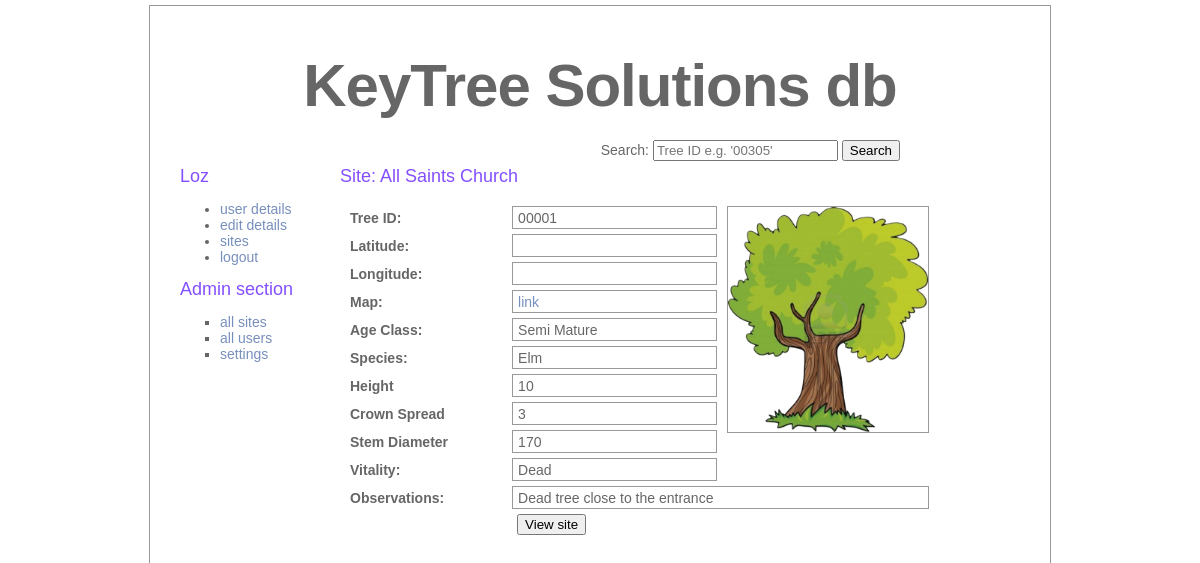
The app's page /pages/login/user_logged_on_site_tree_details.php?siteName=All Saints Church&siteShortcode=ASTC&siteTreeID=1 (signed in) with its own data.
### tables this page shows
CREATE TABLE treedata_site_trees (
    shortcode VARCHAR(4),
    tree_id INT,
    name VARCHAR(255),
    description VARCHAR(1000),
    latitude VARCHAR(20),
    longitude VARCHAR(20),
    species INT,
    image VARCHAR(50),
    age_class INT,
    height VARCHAR(3),
    crown_spread VARCHAR(14),
    stem_diameter VARCHAR(20),
    vitality INT,
    PRIMARY KEY (shortcode, tree_id),
    FOREIGN KEY (shortcode) REFERENCES treedata_sites(shortcode) ON DELETE CASCADE,
    FOREIGN KEY (tree_id) REFERENCES treedata_trees(tree_id) ON DELETE CASCADE,
    FOREIGN KEY (species) REFERENCES treedata_tree_species(id) ON DELETE CASCADE,
    FOREIGN KEY (vitality) REFERENCES treedata_tree_vitality(id) ON DELETE CASCADE,
    FOREIGN KEY (age_class) REFERENCES treedata_tree_age_class(id) ON DELETE CASCADE
);

CREATE TABLE treedata_tree_age_class (
    id INT PRIMARY KEY AUTO_INCREMENT,
    name VARCHAR(100),
    description VARCHAR(400)
);

CREATE TABLE treedata_tree_species (
    id INT PRIMARY KEY AUTO_INCREMENT,
    name VARCHAR(100) NOT NULL
);

CREATE TABLE treedata_tree_vitality (
    id INT PRIMARY KEY AUTO_INCREMENT,
    name VARCHAR(100),
    description VARCHAR(400)
);

### pages/login/user_logged_on_site_tree_details.php (the view, shortened to what this page needs)
<?php
    $path = "../../";
    include($path."assets/includes/site_details.php");
	include ($path."assets/includes/connection.php");
	if (!isset($_SESSION["authenticated_user"]))
	{
		$_SESSION["message"] = "please log in";
		header("Location: $site");
	}
	else
	{
		$siteShortcode = $_GET['siteShortcode'];
		$siteName = $_GET['siteName'];
		$siteTreeID = $_GET['siteTreeID'];
		include($path."assets/includes/header.php");
		include($path."assets/includes/login.php");
	?>
			<div id="text">
                <h2>Site: <?php echo $siteName; ?></h2>
                <p>
	             <?php
					$query = "	SELECT 	LPAD(ST.tree_id, 5, '0') AS treeID,
										ST.description AS treeDescription,
								        ST.latitude AS treeLatitude,
								        ST.longitude AS treeLongitude,
								        ST.image AS treeImage,
								        ST.crown_spread AS treeCrownSpread,
								        ST.stem_diameter AS treeStemDiameter,
								        ST.height AS treeHeight,
										S.id AS speciesID,
								        S.name AS speciesName,
								        V.id AS vitalityID,
								        V.name AS vitalityName,
								        V.description AS vitalityDescription,
								        AC.id AS ageClassID,
								        AC.name AS ageClassName,
								        AC.description AS ageClassDescription
								FROM 	treedata_site_trees ST
								JOIN 	treedata_tree_species S ON S.id = ST.species
								JOIN 	treedata_tree_vitality V ON V.id = ST.vitality
								JOIN 	treedata_tree_age_class AC ON AC.id = ST.age_class
								WHERE 	ST.shortcode = '$siteShortcode'
								AND 	ST.tree_id='$siteTreeID'";
            		$result = mysqli_query ($connection, $query);
            		if (mysqli_num_rows($result) > 0)
            		{
            			$row = mysqli_fetch_array($result);
            			echo "<form name='' id='siteDetails' method='GET' action='".$path."pages/login/user_logged_on_site_details.php'>";
            			echo "<table class='treeView'>";
	            			echo "<tr><td>Tree ID:</td><td>".$row['treeID']."</td><td rowspan='10'><img width='200' src='".$path."assets/images/site/".$siteShortcode."/tree/".$row['treeImage']."' /></td></tr>";
	            			echo "<tr><td>Latitude:</td><td>".$row['treeLatitude']."</td></tr>";
	            			echo "<tr><td>Longitude:</td><td>".$row['treeLongitude']."</td></tr>";
	            			echo "<tr><td>Map:</td><td><a target='_blank' href='https://www.google.com/maps/search/?api=1&query=".$row['treeLatitude'].",".$row['treeLongitude']."'>link</a></td></tr>";
	            			echo "<tr><td>Age Class:</td><td>".$row['ageClassName']."</td></tr>";
							echo "<tr><td>Species:</td><td>".$row['speciesName']."</td></tr>";
	            			echo "<tr><td>Height</td><td>".$row['treeHeight']."</td></tr>";
	            			echo "<tr><td>Crown Spread</td><td>".$row['treeCrownSpread']."</td></tr>";
	            			echo "<tr><td>Stem Diameter</td><td>".$row['treeStemDiameter']."</td></tr>";
	            			echo "<tr><td>Vitality:</td><td>".$row['vitalityName']."</td></tr>";
	            			echo "<tr><td>Observations:</td><td colspan='2'>".$row['treeDescription']."</td></tr>";
	            			echo "<tr>";
	            			echo 	"<td></td>";
	            			echo 	"<td><button type='submit' formid='Details'>View site</button></td>";
	            			echo "</tr>";
	            		echo "</table>";
	            		echo "</form>";
					}
	                else
	                {
	                	echo "<p>No details found <p>";
	                }
    			?>
    			</p>
			</div>
		</div>
	</body>
</html>
<?php
	}
?>

### assets/css/style.css (style rules this page uses)
body { color: #666; font-size: 14px; font-family: "Lucida Grande", Arial, sans-serif; font-weight: normal; margin-top: 0; margin-bottom: 0; }
p { margin-top: 5; }
h2 { color: #844fff; font-size: 18px; font-weight: normal; margin: 0px; }
table { width: 100%; margin: 0px; padding: 0px; text-align: left; }
a { color: #778fbd; text-decoration: none; }
#text { top: 150px; left: 190px; width: 660px; position: absolute; margin-top: 10px; margin-right: 50px; padding-left: 0px; padding-right: 0px; background:; }
table.treeView { border: 0px solid #999; margin: 0px; padding: 0px; border-spacing:5px; text-align: left; vertical-align: middle; width: 90%; }
table.treeView td { border: 1px solid #999; margin: 0px; padding: 0px 0px 0px 5px; text-align: left; vertical-align: middle; background:; height: 21px; }
table.treeView td:nth-child(1) { width: 30%; font-weight: bold; border: 0px; }
table.treeView td:nth-child(2) { width: 40%; }
table.treeView td:nth-child(3) { width: 30%; text-align: right; vertical-align: top; border: 0px; }
table.treeView tr:last-child td:nth-child(2) { border: 0px; }
table.treeView img { border: 1px solid #999; }

### records on screen
treedata_site_trees: image (picture), age_class.name "Semi Mature", species.name "Elm", height "10", crown_spread "3", stem_diameter "170", vitality.name "Dead", description "Dead tree close to the entrance"

### other values on screen
$siteTitle "KeyTree Solutions db"
$username "Loz"
$siteName "All Saints Church"
$row['treeID'] "00001"
